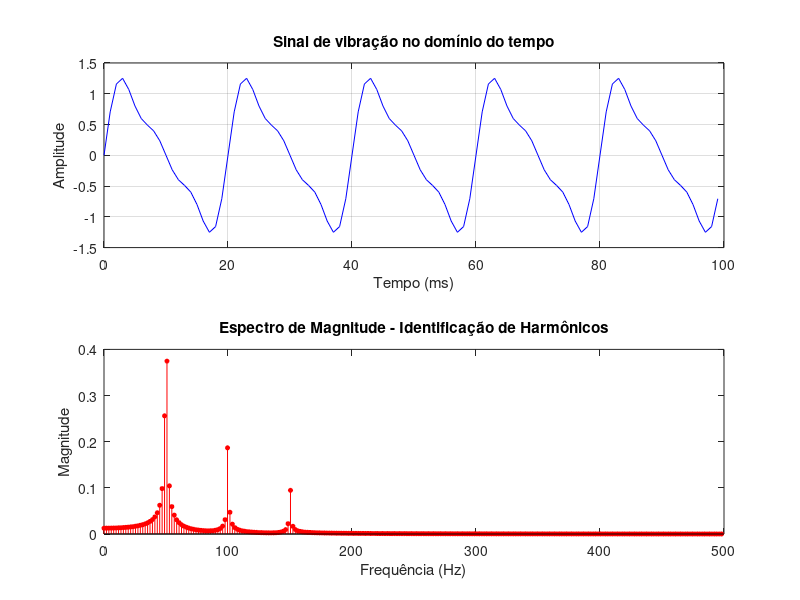

Here is the MATLAB script that generated this plot: (Note: this script raises an error after producing the figure.)
% QUESTÃO 9 - Frequência fundamental + harmônico
% Simula o tipo de sinal visto em vibração mecânica:
% uma componente principal e seus múltiplos (harmônicos)


clear; clc; close all;

N  = 512;
Fs = 1000;   % Hz
n  = 0:N-1;
t  = n/Fs;   % tempo em segundos

% Frequência fundamental (ex: rotação de uma máquina a 50 Hz)
f_fund = 50;          % Hz - componente principal
f_harm = 2*f_fund;    % 100 Hz - 2° harmônico (falha típica de engrenagem)
f_harm3 = 3*f_fund;   % 150 Hz - 3° harmônico

% Amplitudes (o harmônico tem amplitude menor)
A1 = 1.0;    % componente principal
A2 = 0.4;    % 2° harmônico
A3 = 0.2;    % 3° harmônico

% Sinal composto
x = A1*sin(2*pi*f_fund*t) + A2*sin(2*pi*f_harm*t) + A3*sin(2*pi*f_harm3*t);

% FFT
X      = fft(x);
freq   = (0:N-1)*(Fs/N);   % frequência em Hz
metade = 1:N/2;
mag    = abs(X(metade)) / N;
f_eixo = freq(metade);

% --- Plotar ---
figure('Name','Questão 9 - Harmônicos','NumberTitle','off');

subplot(2,1,1);
plot(t(1:100)*1000, x(1:100), 'b');
title('Sinal de vibração no domínio do tempo');
xlabel('Tempo (ms)'); ylabel('Amplitude'); grid on;

subplot(2,1,2);
stem(f_eixo, mag, 'r', 'filled', 'MarkerSize', 3);
title('Espectro de Magnitude - Identificação de Harmônicos');
xlabel('Frequência (Hz)'); ylabel('Magnitude');
xlim([0 Fs/2]);
% Marcar as frequências conhecidas
xline(f_fund,  'b--', sprintf('%d Hz (fundamental)', f_fund));
xline(f_harm,  'g--', sprintf('%d Hz (2° harmônico)', f_harm));
xline(f_harm3, 'm--', sprintf('%d Hz (3° harmônico)', f_harm3));
grid on;

% Identificar picos automaticamente
[picos, idx] = findpeaks(mag, 'MinPeakHeight', 0.05, 'SortStr','descend');
fprintf('=== Picos detectados no espectro ===\n');
for i = 1:min(5, length(idx))
    fprintf('  f = %6.1f Hz  |  magnitude = %.4f\n', f_eixo(idx(i)), picos(i));
end

% DISCUSSÃO:
% Máquinas rotativas geralmente produzem vibrações com frequência
% igual à velocidade de rotação (frequência fundamental) mais
% harmônicos (múltiplos inteiros). A presença de harmônicos no
% espectro e a relação entre as amplitudes desses picos é usada
% no diagnóstico de falhas:
%   - 2° harmônico forte: pode indicar desbalanceamento
%   - 3° harmônico: pode indicar problemas em engrenagens
% Sem a análise espectral, seria muito difícil identificar
% essas componentes só observando o sinal no tempo.
